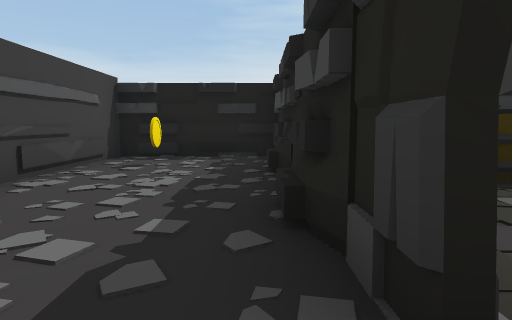
[1] (above)

18 first-person views from a walk through a scene from a Unity 3-D project. The camera is 1.2 m above the floor, tilts 6° down and sees 75° across. Doors are open. The floor is counted in squares, 2 m on a side. Each view is taken from the middle of a square. On the plan, view 1 faces up. The plan holds only what a view shows up to about 10 squares ahead; the rest is blank. The place goes on beyond the plan. The player character is not drawn.

[2]
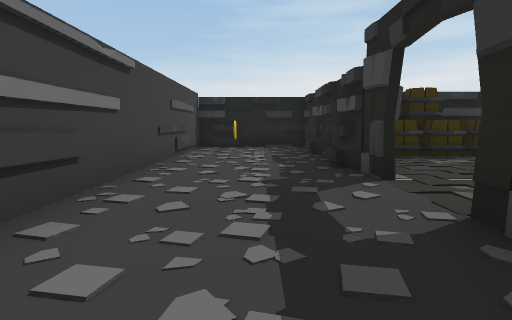

[3]
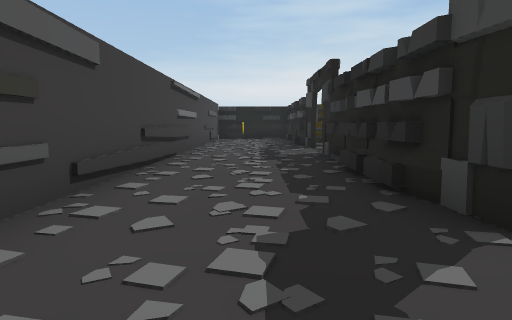

[4]
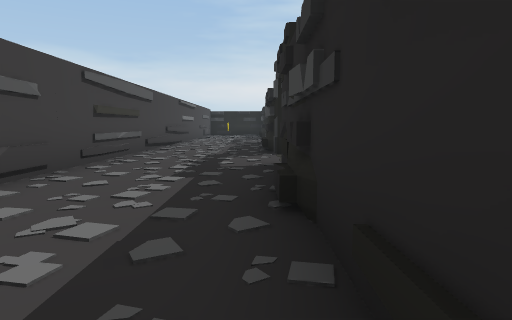

[5]
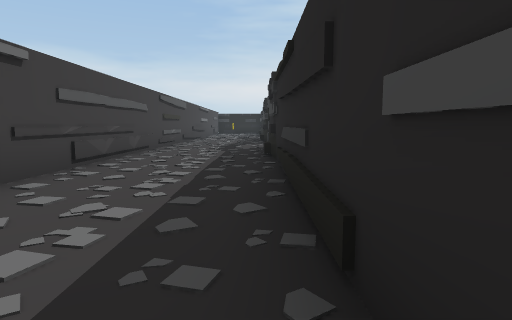

[6]
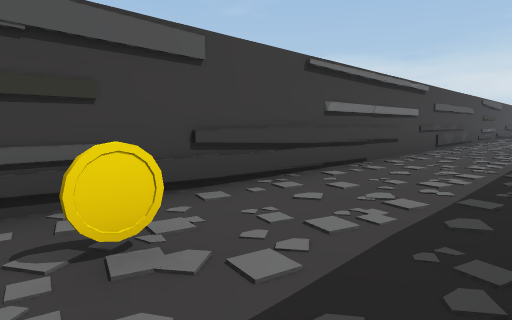

[7]
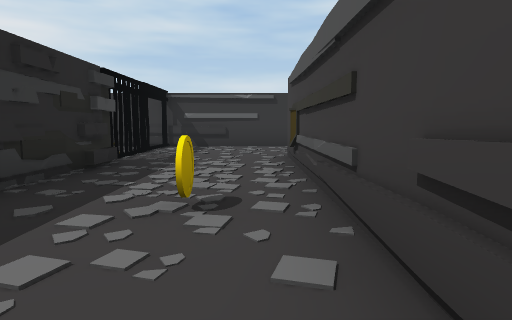

[8]
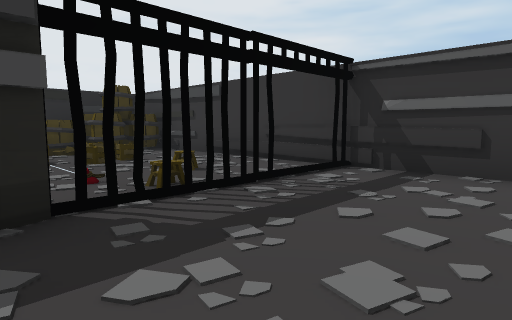

[9]
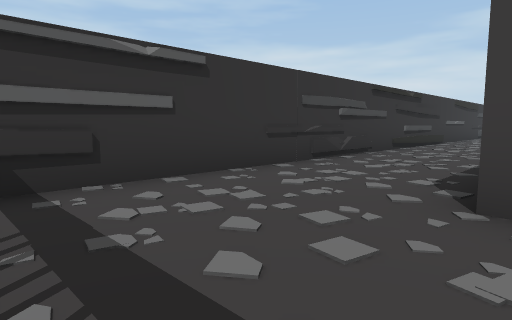

[10]
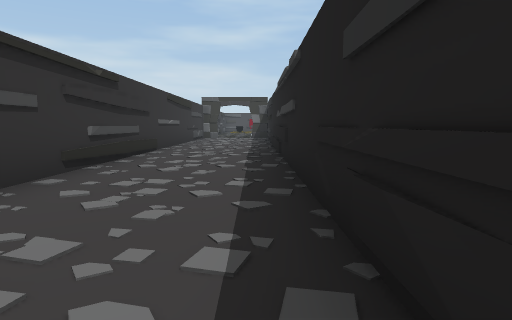

[11]
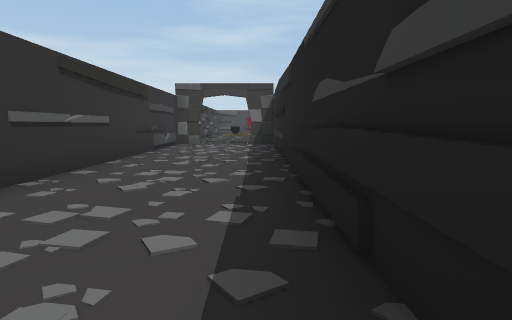

[12]
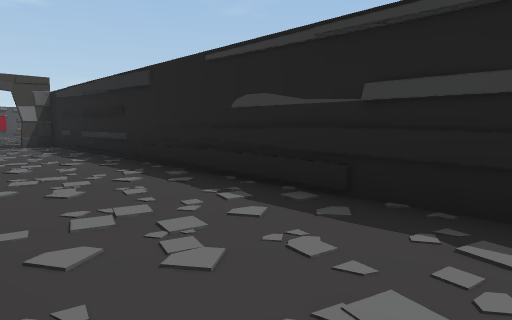

[13]
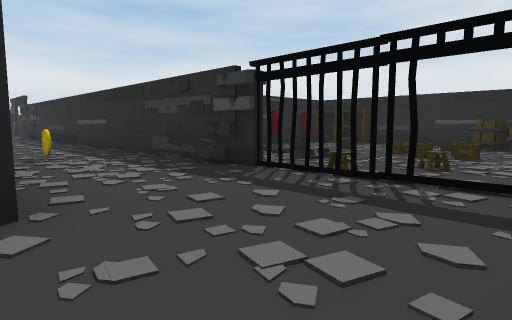

[14]
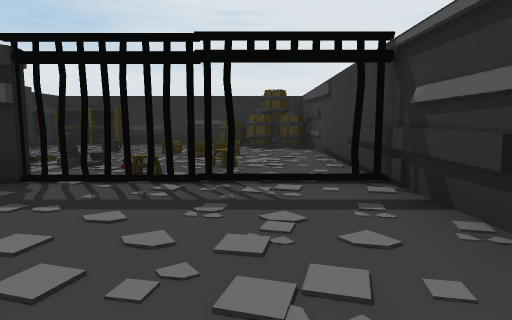

[15]
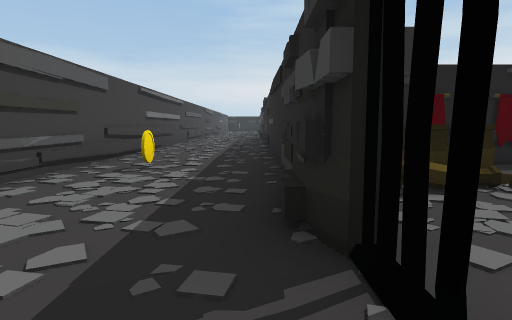

[16]
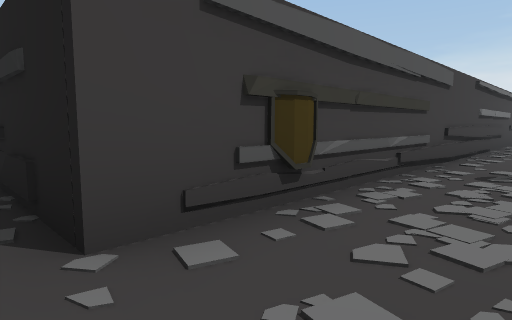

[17]
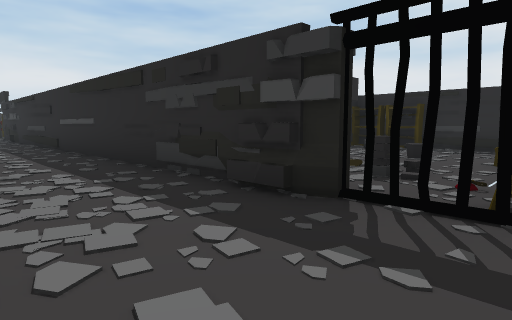

[18]
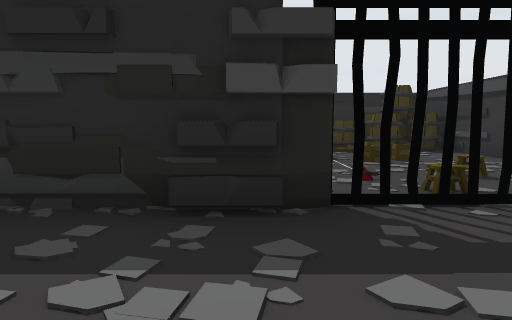

### Floor plan
Points are (right, up) in squares from view 1. A wall is a line through its corners. A room is listed if a view was taken in it or the views show most of it. See-through windows are left out.
Room 1 (views 1, 2, 3, 4, 5, 6, 7, 8, 9, 10, 11, 12, 13, 14, 15, 16, 17, 18)
walls: (0.4, -20.6) (0.4, -8.1); (-2.5, -12.1) (-2.6, -12.6); (-2.5, -22) (-2.6, -22.7); (0.2, -11.6) (0.2, -11.1); (-2.7, -10.8) (-2.6, -12.7); (0.3, -10.8) (0.1, -9.7); (0.6, -24.2) (0.3, -23.8); (0.3, -24.4) (0.7, -24.9); (-5.4, -24.5) (-5.9, -24.5); (-5.3, -24.6) (-5.8, -24.5); (0.3, -25) (0.6, -25.4); (0.7, -25.6) (0.3, -25.2); (0.4, -6.2) (0.4, -0.7); (0.4, -5.2) (0.2, -3.6); (0.2, -4.5) (0.5, -2.7); (-13.7, -27.3) (-13.2, -27.4); (0.4, 0.6) (0.4, 6.4) (-2.6, 6.4) (-2.6, -24.5) (-18.4, -24.5); (-19.4, -24.5) (-19.4, -25.3); (0.4, 1.9) (0.2, 3); (-19.1, -27.4) (5.5, -27.4); (-2.6, 3.8) (-2.6, 3.3); (-2.5, 3.9) (-2.6, 3.4); (0.1, 6.5) (-0.9, 6.3) (-1.6, 6.4)
low walls: (-2.5, -20.7) (-2.6, -21.3); (-2.6, -21) (-2.5, -22.6); (-2.5, -9.5) (-2.7, -10); (0.3, -4.9) (0.3, -3.4); (-15.6, -24.5) (-16.1, -24.5); (0.5, 1.4) (0.3, 1.9); (-2.5, 5) (-2.7, 4.5)
ways out: opening at (-19, -26); opening at (0, -7); opening at (1, 0); open door at (0.5, -26.5)
objects: coin (-2, -20); coin (-2, 5); other object (1, -22); other object (2, -23); other object (2, -22); other object (3, -25); other object (3, -21); banner (3, -20); other object (4, -25); other object (4, -24); banner (4, -20); other object (6, -27); barrel (6, -26); barrel (6, -25); other object (6, -21); other object (6, -20)

Where each view was taken, in squares from view 1:
view 1: 0 up, 0 right, facing up
view 2: 3 down, 1 left, facing up
view 3: 8 down, 1 left, facing up
view 4: 13 down, 0 right, facing up
view 5: 17 down, 0 right, facing up
view 6: 21 down, 0 right, facing up-left
view 7: 18 down, 2 left, facing down
view 8: 23 down, 2 left, facing down-right
view 9: 24 down, 0 right, facing down-left
view 10: 25 down, 4 left, facing left
view 11: 25 down, 9 left, facing left
view 12: 27 down, 9 left, facing up-left
view 13: 27 down, 3 left, facing up-right
view 14: 26 down, 3 left, facing right
view 15: 25 down, 0 right, facing up
view 16: 25 down, 1 left, facing up-left
view 17: 25 down, 2 left, facing up-right
view 18: 23 down, 2 left, facing right
